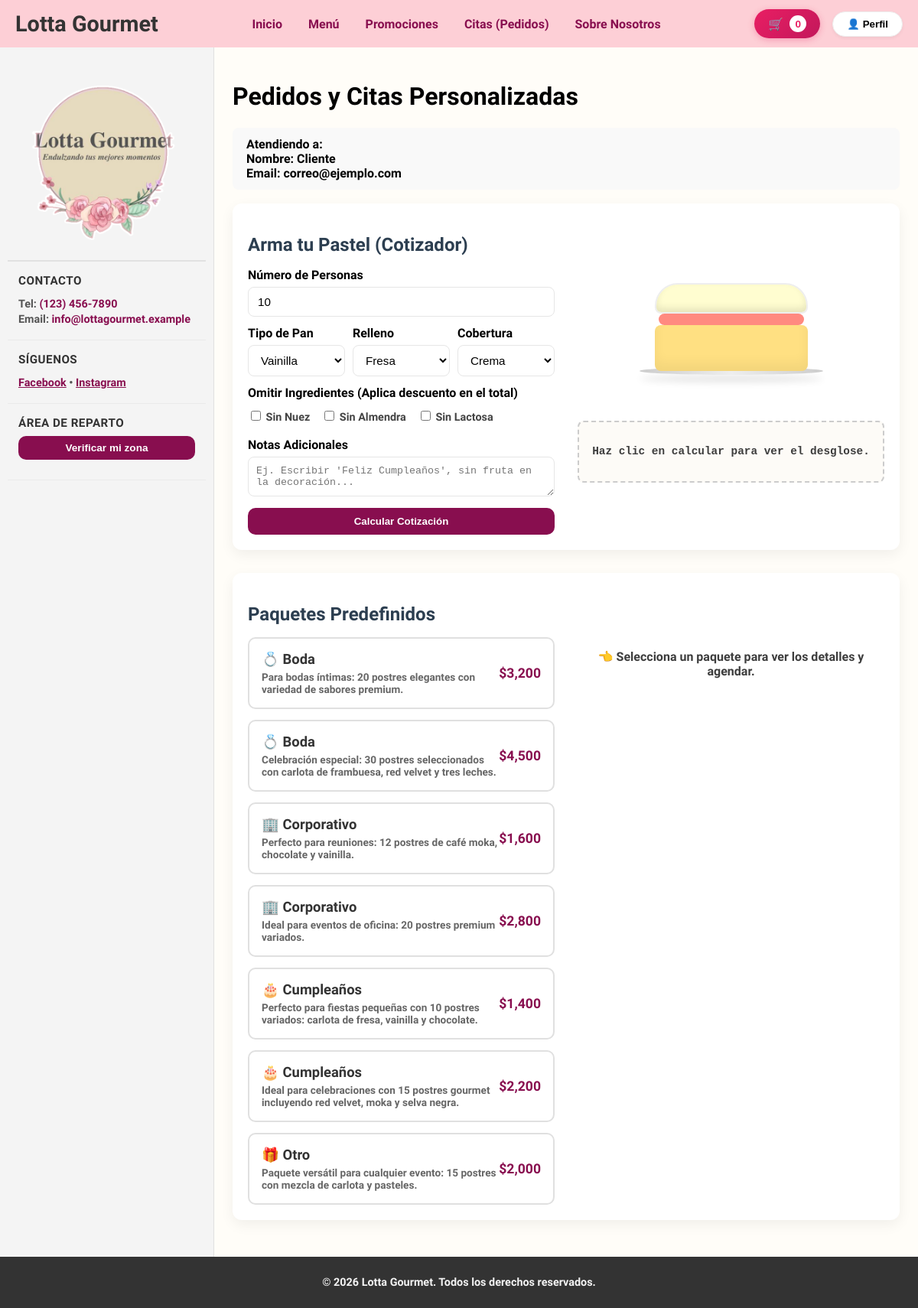
The page /citas on the database its author committed.
### tables this page shows
CREATE TABLE `paquetes_eventos` (
  `id_paquete` int(11) NOT NULL,
  `nombre` varchar(255) NOT NULL,
  `tipo_evento` varchar(100) NOT NULL,
  `descripcion` text DEFAULT NULL,
  `precio` decimal(10,2) NOT NULL,
  `cantidad_postres` int(11) NOT NULL DEFAULT 0,
  `activo` tinyint(1) NOT NULL DEFAULT 1
);

### Controller/CitasController.php (called while the page is built, shortened)
<?php
class CitasController
{
    public function formulario()
    {
        require_once 'Model/Paquete.php';
        $database = new Database();
        $db = $database->getConnection();
        $db->exec("SET NAMES 'utf8mb4'");
        $paqueteModel = new Paquete($db);
        $paquetes = $paqueteModel->obtenerTodos();
        require_once 'View/plantillas/header.php';
        require_once 'View/plantillas/sidebar.php';
        require_once 'View/paginas/citas.php';
        require_once 'View/plantillas/footer.php';
    }
}
?>

### Model/Paquete.php (called while the page is built, shortened)
<?php
class Paquete {
    private $conn;
    private $table_name = "paquetes_eventos";
    public function __construct($db) {
        $this->conn = $db;
    }
    public function obtenerTodos() {
        $query = "SELECT * FROM " . $this->table_name . " WHERE activo = 1 ORDER BY tipo_evento, precio ASC";
        $stmt = $this->conn->prepare($query);
        $stmt->execute();
        return $stmt->fetchAll(PDO::FETCH_ASSOC);
    }
}
?>

### View/paginas/citas.php (the view, shortened to what this page needs)
<main class="contenido-principal">
	<h1>Pedidos y Citas Personalizadas</h1>
	<div class="usuario-info-cita" style="margin-bottom:18px;padding:12px 18px;background:#f9f9f9;border-radius:8px;">
		<strong>Atendiendo a:</strong><br>
		<span>Nombre: <?php echo htmlspecialchars($_SESSION['usuario_nombre'] ?? 'Cliente'); ?></span><br>
		<span>Email: <?php echo htmlspecialchars($_SESSION['usuario_email'] ?? 'correo@ejemplo.com'); ?></span>
	</div>
	<div class="citas-section-block form-card">
		<h2 style="color: #2c3e50; margin-bottom: 16px;">Arma tu Pastel (Cotizador)</h2>
		<div class="citas-inner-split">
			<div class="citas-form-col">
				<form id="form-cotizador-api">
					<div class="form-group">
						<label for="api-personas">Número de Personas</label>
						<input type="number" id="api-personas" name="personas" min="10" value="10" required>
					</div>
					<div style="display: flex; gap: 10px;">
						<div class="form-group" style="flex: 1;">
							<label for="api-pan">Tipo de Pan</label>
							<select id="api-pan" name="pan" required>
								<option value="Vainilla" selected>Vainilla</option>
							</select>
						</div>
						<div class="form-group" style="flex: 1;">
							<label for="api-relleno">Relleno</label>
							<select id="api-relleno" name="relleno" required>
								<option value="Fresa" selected>Fresa</option>
							</select>
						</div>
						<div class="form-group" style="flex: 1;">
							<label for="api-cobertura">Cobertura</label>
							<select id="api-cobertura" name="cobertura" required>
								<option value="Crema" selected>Crema</option>
							</select>
						</div>
					</div>
					<div class="form-group">
						<label>Omitir Ingredientes (Aplica descuento en el total)</label>
						<div style="display: flex; gap: 15px; font-size: 0.9em; color: #444; margin-top: 5px;">
							<label><input type="checkbox" name="eliminar_ingrediente" value="Nuez"> Sin Nuez</label>
							<label><input type="checkbox" name="eliminar_ingrediente" value="Almendra"> Sin
								Almendra</label>
							<label><input type="checkbox" name="eliminar_ingrediente" value="Lactosa"> Sin
								Lactosa</label>
						</div>
					</div>
					<div class="form-group">
						<label for="api-notas">Notas Adicionales</label>
						<textarea id="api-notas" name="notas" rows="2"
							placeholder="Ej. Escribir 'Feliz Cumpleaños', sin fruta en la decoración..."
							style="padding: 10px; border-radius: 8px; border: 1px solid #e6e6e6; resize: vertical;"></textarea>
					</div>
					<div style="display: flex; gap: 10px; margin-top: 15px;">
						<button type="button" id="btn-calcular-api" class="btn-primary" style="flex: 1;">Calcular
							Cotización</button>
					</div>
				</form>
			</div>
			<div class="citas-visual-col">
				<div class="pastel-ilustracion">
					<div id="capa-cobertura" class="pastel-capa cobertura crema"></div>
					<div id="capa-relleno" class="pastel-capa relleno fresa"></div>
					<div id="capa-pan" class="pastel-capa pan vainilla"></div>
					<div class="base-pastel"></div>
				</div>
				<div id="ticket-cotizacion" class="ticket-resumen">
					<p style="text-align:center; color:#3d3d3dff; font-size:0.9em;">Haz clic en calcular para ver el
						desglose.</p>
				</div>
			</div>
		</div>
	</div>
	<div class="citas-section-block form-card" style="margin-top: 30px;">
		<h2 style="color: #2c3e50; margin-bottom: 16px;">Paquetes Predefinidos</h2>
		<div class="citas-inner-split">
			<div class="citas-form-col paquetes-grid">
				<?php if (!empty($paquetes)): ?>
					<?php foreach ($paquetes as $paquete): ?>
						<?php
						$icon = '🎁';
						if ($paquete['tipo_evento'] === 'Cumpleaños')
							$icon = '🎂';
						elseif ($paquete['tipo_evento'] === 'Boda')
							$icon = '💍';
						elseif ($paquete['tipo_evento'] === 'Corporativo')
							$icon = '🏢';
						?>
						<div class="paquete-card" data-paquete-id="<?php echo $paquete['id_paquete']; ?>"
							data-paquete-nombre="<?php echo htmlspecialchars($paquete['nombre']); ?>"
							data-paquete-precio="<?php echo htmlspecialchars($paquete['precio']); ?>"
							data-paquete-desc="<?php echo htmlspecialchars($paquete['descripcion']); ?>">
							<div>
								<h3><?php echo $icon . ' ' . htmlspecialchars($paquete['tipo_evento']); ?></h3>
								<p class="paquete-desc-corta"><?php echo htmlspecialchars($paquete['descripcion']); ?></p>
							</div>
							<span class="paquete-precio">$<?php echo number_format((float) $paquete['precio'], 0); ?></span>
						</div>
					<?php endforeach; ?>
				<?php endif; ?>
			</div>
			<div class="citas-visual-col" style="display: flex; flex-direction: column; justify-content: center;">
				<div id="panel-reserva-vacio" style="text-align: center; color: #3d3d3dff;">
					<p>👈 Selecciona un paquete para ver los detalles y agendar.</p>
				</div>
			</div>
		</div>
	</div>
</main>

### Public/css/styles.css (style rules this page uses)
* { -webkit-box-sizing: border-box; -moz-box-sizing: border-box; box-sizing: border-box; }
html { -webkit-text-size-adjust: 100%; -ms-text-size-adjust: 100%; height: 100%; }
body, html { margin: 0; padding: 0; font-family: 'Comfortaa', sans-serif; font-weight: 700; background-color: #ffffff; }
body { display: flex; flex-direction: column; min-height: 100vh; }
h1, h2, h3, h4, h5, h6 { font-family: 'Comfortaa', sans-serif; font-weight: 700; }
:root { --primary: #fdcfd6; --accent: #880E4F; --muted: #f4f4f4; --bg: #fffdf8; --header-height: 64px; }
.contenido-principal { flex: 1; padding: 24px; background: var(--bg); overflow: hidden; }
.form-card { background: #fff; border-radius: 12px; padding: 20px; box-shadow: 0 6px 18px rgba(0, 0, 0, 0.06); max-width: 980px; margin: 0 auto 24px auto; }
.form-group { flex: 1 1 280px; display: flex; flex-direction: column; margin-bottom: 12px; }
.form-group label { font-weight: 700; margin-bottom: 6px; }
.form-group input[type="text"], .form-group input[type="email"], .form-group input[type="tel"], .form-group input[type="date"], .form-group select, .form-group input[type="number"] { padding: 10px 12px; border-radius: 8px; border: 1px solid #e6e6e6; background: #fff; font-size: 0.95em; }
.btn-primary { background: var(--accent); color: #fff; border: none; padding: 10px 18px; border-radius: 10px; cursor: pointer; font-weight: 700; width: 100%; }
.paquetes-grid { display: flex; flex-direction: column; gap: 14px; }
.paquete-card { border: 2px solid #e0e0e0; border-radius: 10px; padding: 16px; cursor: pointer; transition: all 0.2s ease; display: flex; justify-content: space-between; align-items: center; background: #fff; }
.paquete-card h3 { margin: 0 0 4px 0; font-size: 1.15em; color: #333; }
.paquete-desc-corta { margin: 0; font-size: 0.85em; color: #666; }
.paquete-card .paquete-precio { font-weight: 800; color: var(--accent); font-size: 1.1em; }
.ticket-resumen { margin-top: 20px; background: #fdfbf7; border: 2px dashed #ccc; border-radius: 8px; padding: 16px; font-family: 'Courier New', Courier, monospace; color: #333; animation: fadeIn 0.4s ease-in-out; }
.citas-inner-split { display: flex; flex-wrap: wrap; gap: 30px; align-items: flex-start; }
.citas-form-col { flex: 1 1 300px; }
.citas-visual-col { flex: 1 1 300px; display: flex; flex-direction: column; gap: 20px; }
.pastel-ilustracion { width: 200px; margin: 0 auto; display: flex; flex-direction: column; align-items: center; padding: 20px 0; }
.pastel-capa { width: 100%; border-radius: 8px; transition: background-color 0.4s ease; }
.cobertura { height: 40px; border-top-left-radius: 30px; border-top-right-radius: 30px; z-index: 3; box-shadow: inset 0 -5px 10px rgba(0, 0, 0, 0.1); }
.relleno { height: 15px; width: 95%; z-index: 2; }
.pan { height: 60px; z-index: 1; box-shadow: inset 0 -10px 15px rgba(0, 0, 0, 0.05); }
.base-pastel { width: 120%; height: 10px; background: #8f8f8f; background: linear-gradient(to right, #ccc, #eee, #ccc); border-radius: 50%; margin-top: -5px; z-index: 0; box-shadow: 0 10px 10px rgba(0, 0, 0, 0.1); }
.cobertura.crema { background-color: #fffdd0; border: 2px solid #eee; }
.relleno.fresa { background-color: #ff8a80; }
.pan.vainilla { background-color: #ffe082; }

### rows shown on the page
paquetes_eventos: tipo_evento "💍", tipo_evento "Boda", descripcion "Para bodas íntimas: 20 postres elegantes con variedad de sabores premium.", precio "3,200"
paquetes_eventos: tipo_evento "💍", tipo_evento "Boda", descripcion "Celebración especial: 30 postres seleccionados con carlota de frambuesa, red velvet y tres leches.", precio "4,500"
paquetes_eventos: tipo_evento "🏢", tipo_evento "Corporativo", descripcion "Perfecto para reuniones: 12 postres de café moka, chocolate y vainilla.", precio "1,600"
paquetes_eventos: tipo_evento "🏢", tipo_evento "Corporativo", descripcion "Ideal para eventos de oficina: 20 postres premium variados.", precio "2,800"
paquetes_eventos: tipo_evento "🎂", tipo_evento "Cumpleaños", descripcion "Perfecto para fiestas pequeñas con 10 postres variados: carlota de fresa, vainilla y chocolate.", precio "1,400"
paquetes_eventos: tipo_evento "🎂", tipo_evento "Cumpleaños", descripcion "Ideal para celebraciones con 15 postres gourmet incluyendo red velvet, moka y selva negra.", precio "2,200"
paquetes_eventos: icon "🎁", tipo_evento "Otro", descripcion "Paquete versátil para cualquier evento: 15 postres con mezcla de carlota y pasteles.", precio "2,000"

### other values the page prints
$_SESSION['usuario_nombre'] "Cliente"
$_SESSION['usuario_email'] "correo@ejemplo.com"
